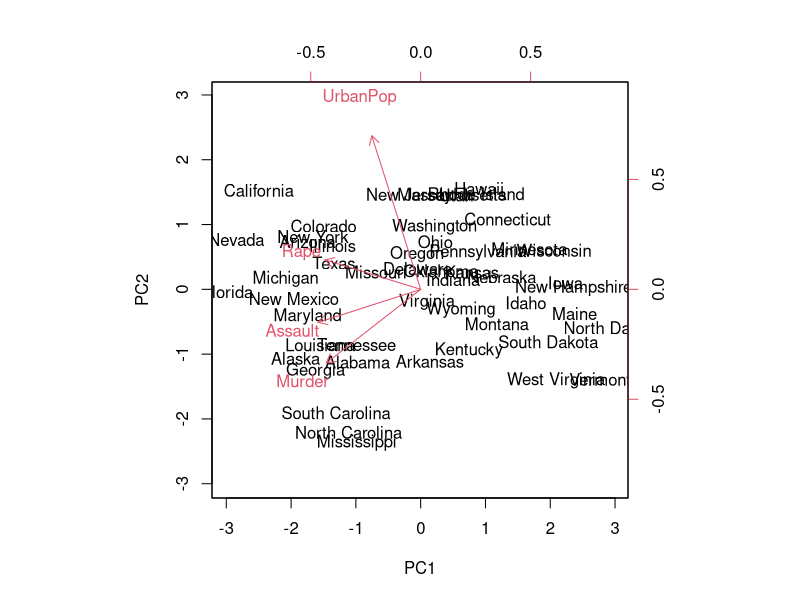
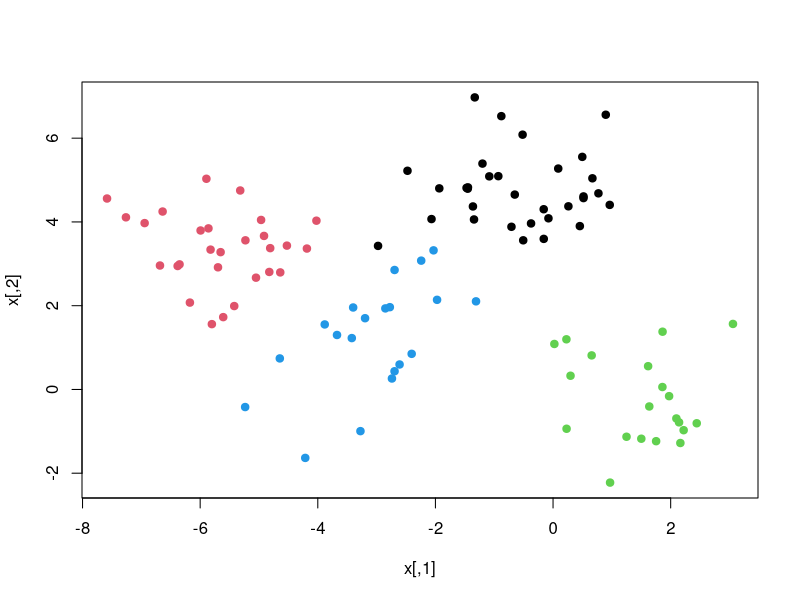
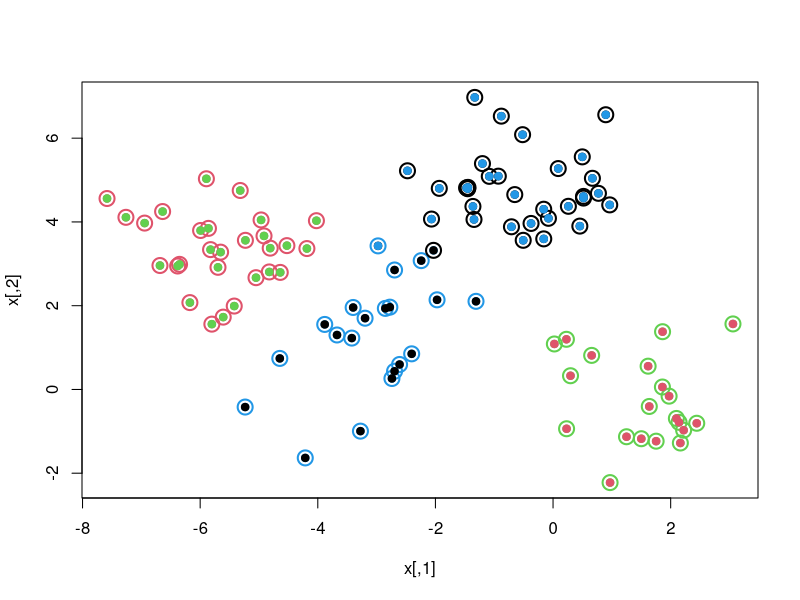
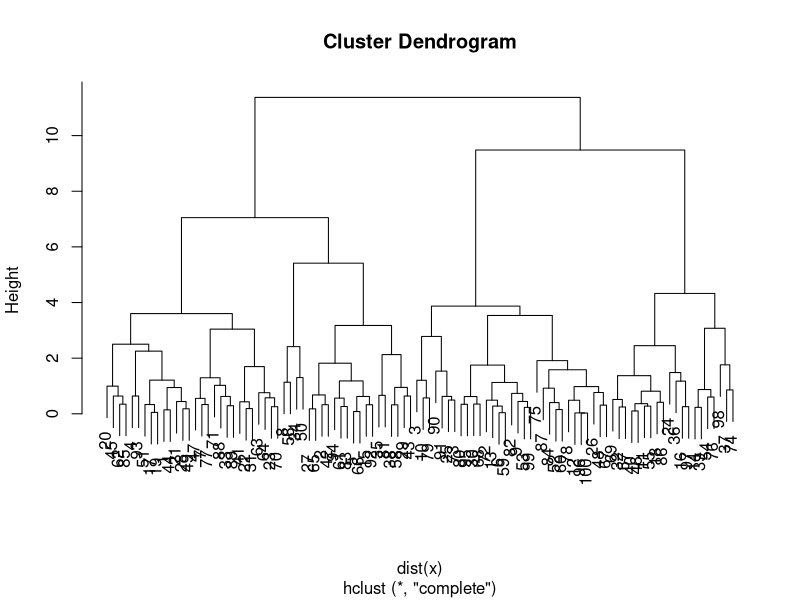
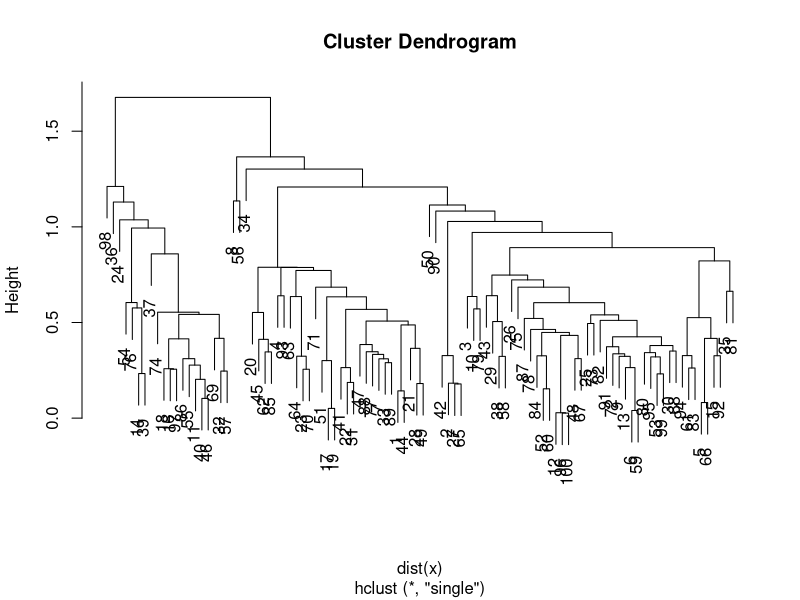
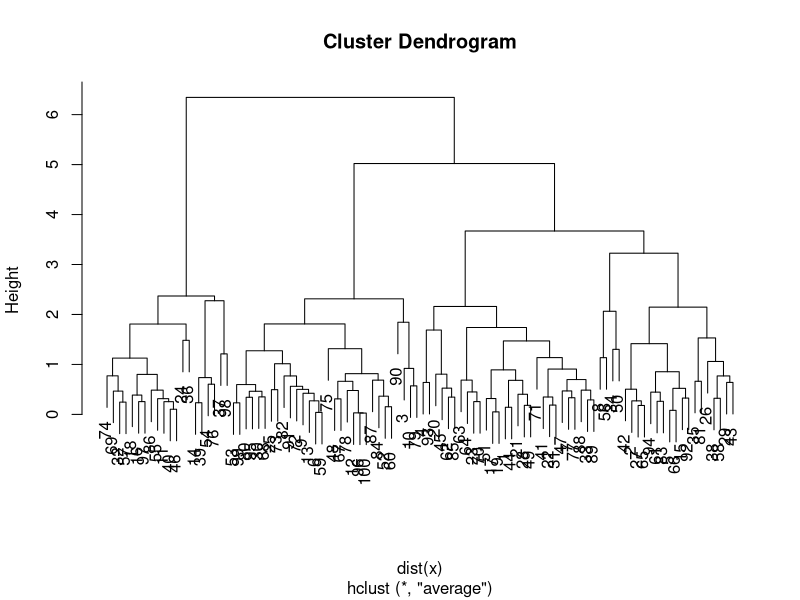
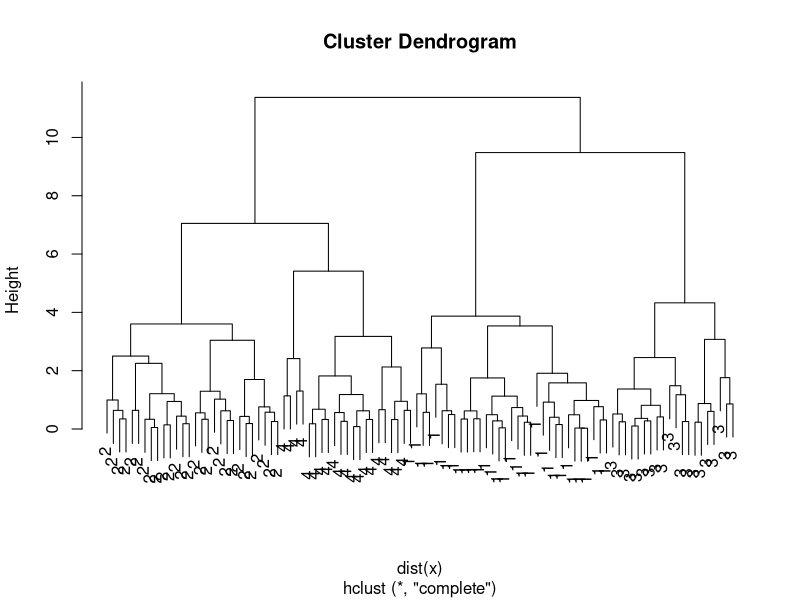

The R source for these figures, in order:
## ---- chunk 1
dimnames(USArrests)
apply(USArrests,2,mean)
apply(USArrests,2, var)
## ---- chunk 2
pca.out=prcomp(USArrests, scale=TRUE)
pca.out
names(pca.out)
biplot(pca.out, scale=0)
## ---- chunk 3
set.seed(101)
x=matrix(rnorm(100*2),100,2)
xmean=matrix(rnorm(8,sd=4),4,2)
which=sample(1:4,100,replace=TRUE)
x=x+xmean[which,]
plot(x,col=which,pch=19)
## ---- chunk 4
km.out=kmeans(x,4,nstart=15)
km.out
plot(x,col=km.out$cluster,cex=2,pch=1,lwd=2)
points(x,col=which,pch=19)
points(x,col=c(4,3,2,1)[which],pch=19)
## ---- chunk 5
hc.complete=hclust(dist(x),method="complete")
plot(hc.complete)
hc.single=hclust(dist(x),method="single")
plot(hc.single)
hc.average=hclust(dist(x),method="average")
plot(hc.average)
## ---- chunk 6
hc.cut=cutree(hc.complete,4)
table(hc.cut,which)
table(hc.cut,km.out$cluster)
## ---- chunk 7
plot(hc.complete,labels=which)
